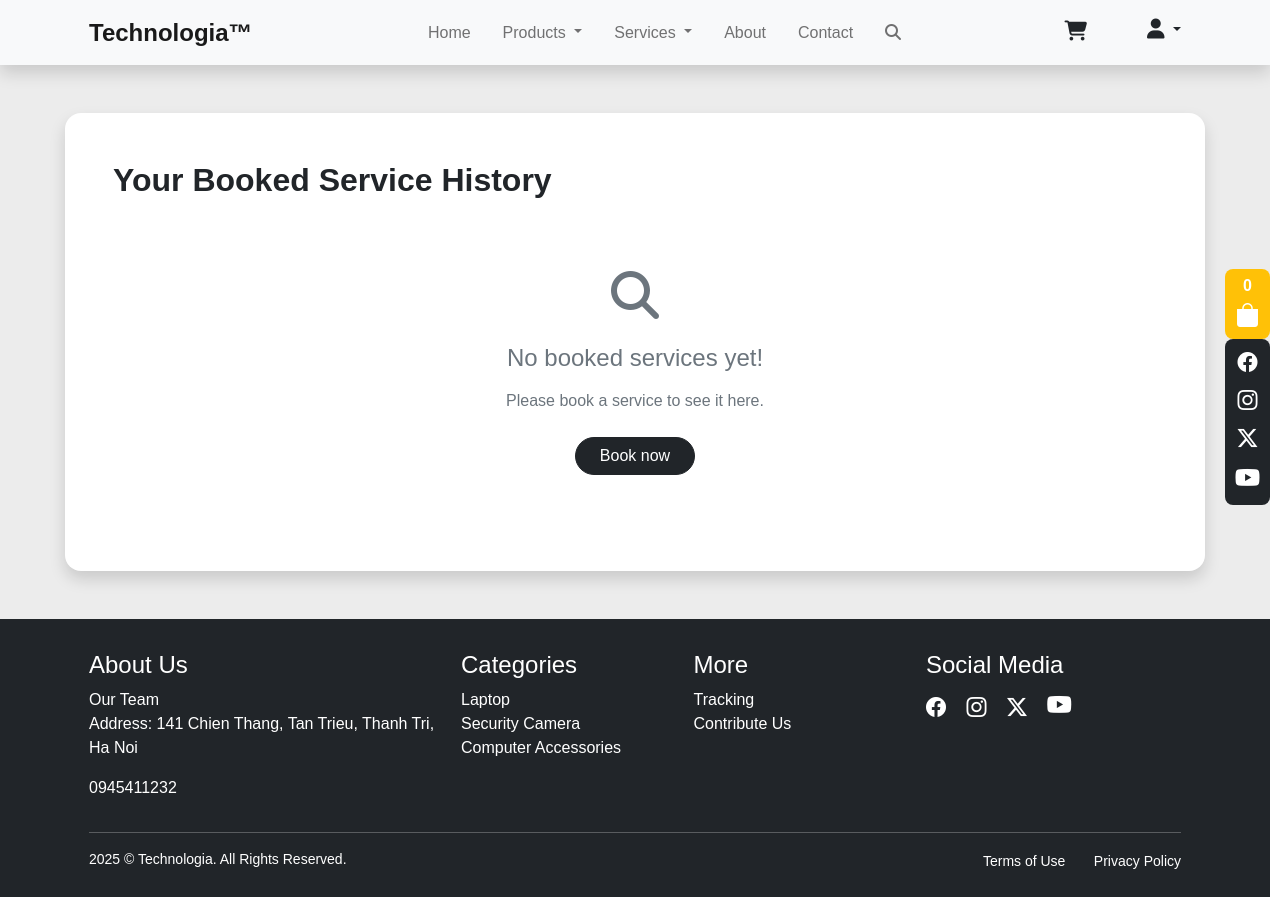
Page /index.php?act=book-result (signed in) on the earlier database version.
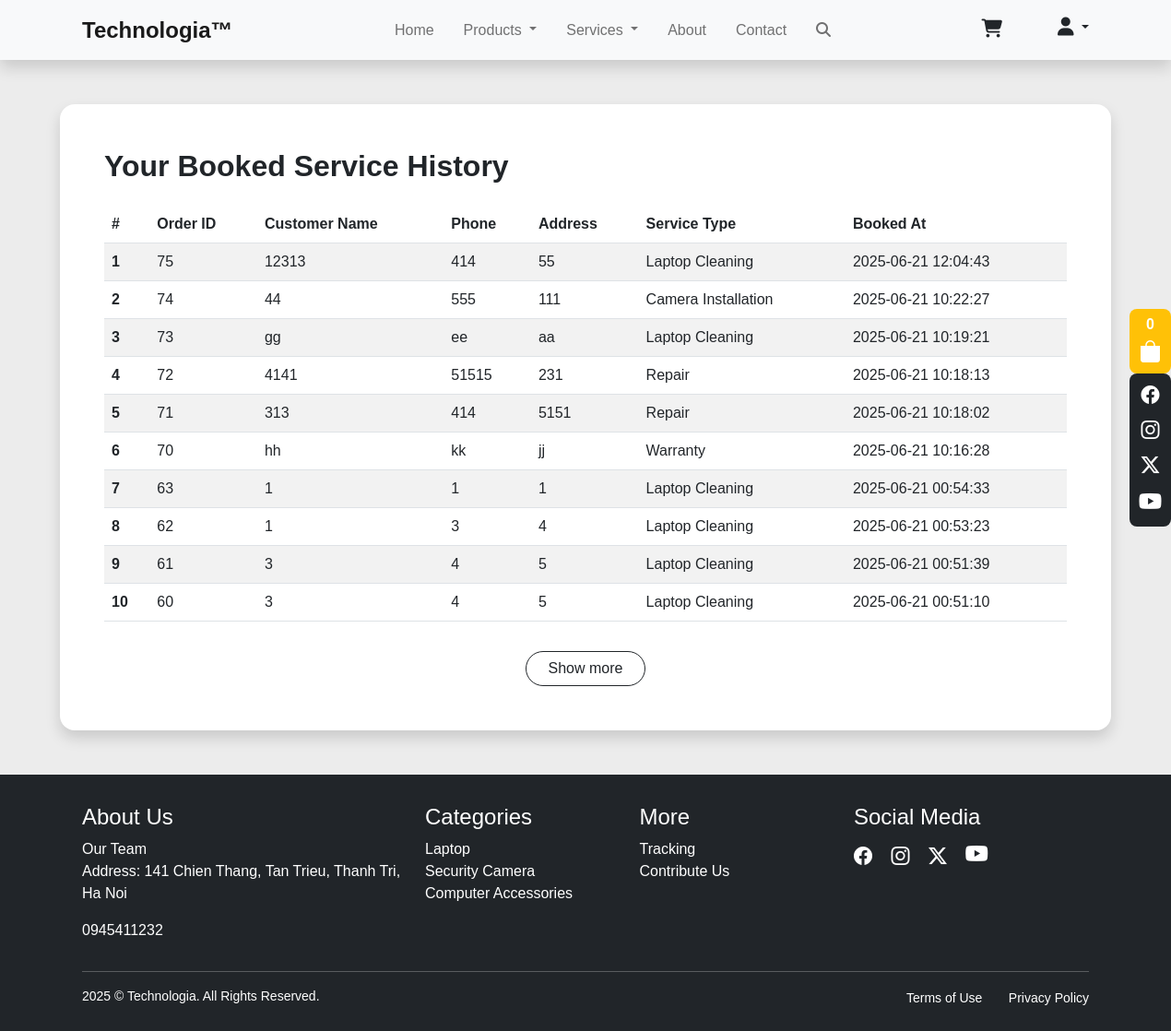
Same page on the later database version.
### tables this page shows
CREATE TABLE `services` (
  `id` int(11) NOT NULL,
  `user_id` int(11) NOT NULL,
  `name` varchar(255) NOT NULL,
  `phone` varchar(20) NOT NULL,
  `address` varchar(255) NOT NULL,
  `service_type` varchar(255) DEFAULT NULL,
  `created_at` datetime DEFAULT current_timestamp()
);

### module/services/book-result.php (the view, shortened to what this page needs)
<?php
$booked_services = [];
$status_message = '';
$no_service_message = '';
if (!isset($_SESSION['username'])) {
    $no_service_message = '<div class="text-center py-5">
        <div class="mb-4"><i class="fas fa-user fa-3x text-muted"></i></div>
        <h4 class="text-muted mb-3">You are not logged in</h4>
        <p class="text-muted mb-4">Please login to view your booked services.</p>
        <button class="btn btn-dark rounded-4" onclick="location.href=\'Login.php\'">Login Now</button>
    </div>';
} else {
    $username = $_SESSION['username'];
    $user_id = 0;
    $stmt_user = $conn->prepare("SELECT id FROM site_user WHERE username = ?");
    if ($stmt_user) {
        $stmt_user->bind_param("s", $username);
        $stmt_user->execute();
        $result_user = $stmt_user->get_result();
        if ($result_user->num_rows > 0) {
            $user_data = $result_user->fetch_assoc();
            $user_id = $user_data['id'];
        } else {
            $status_message = "Error: User data not found. Please log in again.";
        }
    } else {
        $status_message = "Database query error (user data): " . $conn->error;
    }
    $limit = 10;
    $offset = isset($_GET['offset']) ? intval($_GET['offset']) : 0;
    if ($user_id > 0) {
        $stmt_services = $conn->prepare("SELECT id, name, phone, address, service_type, created_at FROM services WHERE user_id = ? ORDER BY created_at DESC LIMIT ? OFFSET ?");
        if ($stmt_services) {
            $stmt_services->bind_param("iii", $user_id, $limit, $offset);
            $stmt_services->execute();
            $result_services = $stmt_services->get_result();
            if ($result_services->num_rows > 0) {
                while ($row = $result_services->fetch_assoc()) {
                    $booked_services[] = $row;
                }
            } else {
                $no_service_message = '<div class="text-center py-5" data-empty="true">
                    <div class="mb-4"><i class="fas fa-search fa-3x text-muted"></i></div>
                    <h4 class="text-muted mb-3">No booked services yet!</h4>
                    <p class="text-muted mb-4">Please book a service to see it here.</p>
                    <a href="#" onclick="location.href=\'index.php?act=book-services\'; return false;" class="btn btn-dark rounded-pill px-4">Book now</a>
                </div>';
            }
        } else {
            $status_message = "Database query error (services): " . $conn->error;
        }
    } else if (empty($status_message)) {
        $status_message = "Could not retrieve your user ID. Please try logging in again.";
    }
}
?>
<div class="container bg-white px-5 py-5 mt-5 mb-5 rounded-4 shadow">
    <h2 class="mb-4 fw-bold text-start">Your Booked Service History</h2>
    <?php if (!empty($no_service_message)): ?>
        <?= $no_service_message ?>
    <?php endif; ?>
    <?php if (!empty($booked_services)): ?>
        <div class="table-responsive">
            <table class="table table-hover table-striped align-middle">
                <thead>
                    <tr>
                        <th scope="col">#</th>
                        <th scope="col">Order ID</th>
                        <th scope="col">Customer Name</th>
                        <th scope="col">Phone</th>
                        <th scope="col">Address</th>
                        <th scope="col">Service Type</th>
                        <th scope="col">Booked At</th>
                    </tr>
                </thead>
                <tbody id="service-list">
                    <?php $counter = $offset + 1; ?>
                    <?php foreach ($booked_services as $service): ?>
                        <tr>
                            <th scope="row"><?= $counter++ ?></th>
                            <td><?= htmlspecialchars($service['id']) ?></td>
                            <td><?= htmlspecialchars($service['name']) ?></td>
                            <td><?= htmlspecialchars($service['phone']) ?></td>
                            <td><?= htmlspecialchars($service['address']) ?></td>
                            <td><?= htmlspecialchars($service['service_type']) ?></td>
                            <td><?= date('Y-m-d H:i:s', strtotime($service['created_at'])) ?></td>
                        </tr>
                    <?php endforeach; ?>
                </tbody>
            </table>
        </div>
        <?php if (count($booked_services) === $limit): ?>
            <div class="text-center mt-3">
                <button id="loadMoreBtn" class="btn btn-outline-dark rounded-pill px-4">Show more</button>
            </div>
        <?php endif; ?>
    <?php endif; ?>
</div>

### index.php (shortened to what this page needs)
<!DOCTYPE html>
<html lang="en">
<head>
  <link rel="stylesheet" href="https://cdnjs.cloudflare.com/ajax/libs/font-awesome/6.7.2/css/all.min.css"
 />
  <link rel="stylesheet" href="https://cdn.jsdelivr.net/npm/bootstrap-icons@1.13.1/font/bootstrap-icons.min.css" />
  <link rel="stylesheet" href="asset/bootstrap/css/bootstrap.min.css" />
  <link rel="stylesheet" href="asset/style1.css" />
</head>
<body>
  <?php
  require 'db/connect.php';
  include 'components/navbar.php'
    ?>
  <main id="main-content" class="flex-fill">
    <?php
    $act = $_GET['act'] ?? '';
    switch ($act) {
      case 'book-result':
        include 'module/services/book-result.php';
        break;
    }
    ?>
  </main>
  <div class="cart-social-fixed">
    <div class="cart-icon bg-warning text-white d-flex flex-column align-items-center justify-content-center rounded-3">
      <span id="cart-count" class="fw-bold">
        <?php
        $totalItems = 0;
        echo $totalItems;
        ?>
      </span>
      <?php if (isset($_SESSION['username'])): ?>
        <a href="#" style="text-decoration: none; color:white;"
          onclick="loadPage('module/cart/cart.php', this, 'cart'); return false;">
          <i class="bi bi-bag-fill fs-4"></i>
        </a>
      <?php else: ?>
        <a href="Login.php" style="text-decoration: none; color:white;">
          <i class="bi bi-bag-fill fs-4"></i>
        </a>
      <?php endif; ?>
    </div>
    <div class="social-icons bg-dark d-flex flex-column text-white p-2 gap-2 rounded-3">
      <a href="https://www.facebook.com/" target="_blank"><i
          class="bi bi-facebook text-decoration-none text-white fs-5"></i></a>
      <a href="https://www.instagram.com/" target="_blank"><i
          class="bi bi-instagram text-decoration-none text-white fs-5"></i></a>
      <a href="https://x.com/" target="_blank"><i class="bi bi-twitter-x text-decoration-none text-white fs-5"></i></a>
      <a href="https://www.youtube.com/" target="_blank"><i
          class="bi bi-youtube text-decoration-none text-white fs-4"></i></a>
    </div>
  </div>
  <footer class="bg-dark text-white py-4">
    <div class="container px-4">
      <div class="row">
        <div class="col-6 col-lg-4">
          <h4 class="pt-2">About Us</h4>
          <ul class="list-unstyled">
            <li>
              <a href="#" class="text-decoration-none text-white"
                onclick="loadPage('module/about-us/about-us.php',this,'about'); return false;">Our Team</a>
            </li>
            <li>
              <p>Address: 141 Chien Thang, Tan Trieu, Thanh Tri, Ha Noi</p>
            </li>
            <li>
              <p>0945411232</p>
            </li>
          </ul>
        </div>
        <div class="col">
          <h4 class="pt-2">Categories</h4>
          <ul class="list-unstyled">
            <li>
              <a href="#" class="text-decoration-none text-white"
                 onclick="loadPage('module/product/product.php?category=laptop', this, 'products'); return false;">Laptop</a>
            </li>
            <li>
              <a href="#" class="text-decoration-none text-white"
                 onclick="loadPage('module/product/product.php?category=camera', this, 'products'); return false;">Security Camera</a>
            </li>
            <li>
              <a href="#" class="text-decoration-none text-white"
                 onclick="loadPage('module/product/product.php?category=accessories', this, 'products'); return false;">Computer Accessories</a>
            </li>
          </ul>
        </div>
        <div class="col">
          <h4 class="pt-2">More</h4>
          <ul class="list-unstyled">
            <li>
              <a href="#" class="text-decoration-none text-white"
                 onclick="loadPage('module/user-order/user-order.php', this, 'order'); return false;">Tracking</a>
            </li>
            <li>
              <a href="#" class="text-decoration-none text-white"
                 onclick="loadPage('module/contact/contact.php', this, 'contact'); return false;">Contribute Us</a>
            </li>
          </ul>
        </div>
        <div class="col-6 col-lg-3">
          <h4 class="pt-2">Social Media</h4>
          <div>
            <a href="https://www.facebook.com/" target="_blank"><i
                class="bi bi-facebook me-3 text-decoration-none text-white fs-5"></i></a>
            <a href="https://www.instagram.com/" target="_blank"><i
                class="bi bi-instagram me-3 text-decoration-none text-white fs-5"></i></a>
            <a href="https://x.com/" target="_blank"><i
                class="bi bi-twitter-x me-3 text-decoration-none text-white fs-5"></i></a>
            <a href="https://www.youtube.com/" target="_blank"><i
                class="bi bi-youtube me-3 text-decoration-none text-white fs-4"></i></a>
          </div>
        </div>
      </div>
      <hr />
      <div class="d-flex justify-content-between">
        <small>2025 © Technologia. All Rights Reserved.</small>
        <div>
          <a href="#" class="text-decoration-none text-white me-4"><small>Terms of Use</small></a>
          <a href="#" class="text-decoration-none text-white"><small>Privacy Policy</small></a>
        </div>
      </div>
    </div>
  </footer>
</body>
</html>

### components/navbar.php (shortened to what this page needs)
<?php
$username = $_SESSION['username'] ?? '';
$unread_count = 0;
if ($username) {
  $stmt = $conn->prepare("SELECT COUNT(*) FROM notifications n
                            JOIN site_user u ON n.user_id = u.id
                            WHERE u.username = ? AND n.is_read = 0");
  $stmt->bind_param("s", $username);
  $stmt->execute();
  $stmt->bind_result($unread_count);
}
?>
<nav class="navbar navbar-expand-lg navbar-light bg-light sticky-top shadow" style="height: 65px">
  <div class="container">
    <a class="navbar-brand fs-4" href="#"
      onclick="loadPage('module/main-content/main-content.php',this,'home'); return false;">Technologia™</a>
    <div class="sidebar offcanvas offcanvas-end" tabindex="-1" id="offcanvasNavbar"
      aria-labelledby="offcanvasNavbarLabel">
      <div class="offcanvas-body flex-lg-row d-flex flex-column">
        <ul class="navbar-nav justify-content-center flex-grow-1 pe-3">
          <li class="nav-item mx-2">
            <a class="nav-link" href="#"
              onclick="loadPage('module/main-content/main-content.php',this,'home'); return false;">Home</a>
          </li>
          <li class="nav-item dropdown mx-2">
            <a class="nav-link dropdown-toggle" href="#" role="button" data-bs-toggle="dropdown" aria-expanded="false"
              onclick="loadPage('module/product/product.php',this,'products'); return false;">
              Products
            </a>
          </li>
          <li class="nav-item dropdown mx-2">
            <a class="nav-link dropdown-toggle" href="#" role="button" data-bs-toggle="dropdown" aria-expanded="false"
              onclick="loadPage('module/services/services.php', this, 'services')">
              Services
            </a>
          </li>
          <li class="nav-item mx-2">
            <a class="nav-link" href="#"
              onclick="loadPage('module/about-us/about-us.php', this, 'about'); return false;">About</a>
          </li>
          <li class="nav-item mx-2">
            <a class="nav-link" href="#Contact"
              onclick="loadPage('module/contact/contact.php',this, 'contact'); return false;">Contact</a>
          </li>
          <li class="nav-item dropdown mx-2">
            <a class="nav-link px-2 search-container">
              <i class="fas fa-search rounded-3" onclick="toggleSearch(); return false;">
              </i>
            </a>
          </li>
        </ul>
        <div class="d-flex justify-content-center align-content-center gap-3">
          <?php if (!isset($_SESSION['username'])): ?>
            <button type="button" class="btn border-0 position-relative mt-1" onclick="location.href='login.php'">
              <i class="fa-solid fa-cart-shopping fs-5"></i>
            </button>
            <a href="./Login.php" class="btn btn-dark rounded-5">Sign in</a>
            <a href="./Registration.php" class="btn btn-dark rounded-5">Sign up</a>
          <?php else: ?>
            <div class="d-flex justify-content-center align-content-center gap-5">
              <button type="button" class="btn border-0 position-relative nav-link"
                onclick="loadPage('module/cart/cart.php', this, 'cart')">
                <i class="fa-solid fa-cart-shopping fs-5"></i>
              </button>
              <div class="dropdown">
                <button class="btn border-0 position-relative dropdown-toggle" type="button" data-bs-toggle="dropdown"
                  aria-expanded="false">
                  <i class="fa-solid fa-user fs-5"></i>
                </button>
              </div>
            </div>
          <?php endif; ?>
        </div>
      </div>
    </div>
  </div>
</nav>

### asset/style1.css (style rules this page uses)
html, body { font-family: "poppins", sans-serif; background: #ececec; height: 100%; margin: 0; display: flex; flex-direction: column; }
main { flex: 1; }
a { text-decoration: none; color: black; }
.navbar a { text-decoration: none; padding: 8px 12px; transition: all 0.2s ease; }
.navbar-brand { font-weight: 550; }
.cart-social-fixed { position: fixed; top: 30%; right: 0; z-index: 1000; }
.cart-icon { width: 45px; height: 70px; }
.social-icons { width: 45px; height: auto; text-align: center; }
.search-container { position: relative; display: inline-block; }

Differences in the rows shown:
added services: id "75", name "12313", phone "414", address "55", service_type "Laptop Cleaning", created_at "2025-06-21 12:04:43"
added services: id "74", name "44", phone "555", address "111", service_type "Camera Installation", created_at "2025-06-21 10:22:27"
added services: id "73", name "gg", phone "ee", address "aa", service_type "Laptop Cleaning", created_at "2025-06-21 10:19:21"
added services: id "72", name "4141", phone "51515", address "231", service_type "Repair", created_at "2025-06-21 10:18:13"
added services: id "71", name "313", phone "414", address "5151", service_type "Repair", created_at "2025-06-21 10:18:02"
added services: id "70", name "hh", phone "kk", address "jj", service_type "Warranty", created_at "2025-06-21 10:16:28"
added services: id "63", name "1", phone "1", address "1", service_type "Laptop Cleaning", created_at "2025-06-21 00:54:33"
added services: id "62", name "1", phone "3", address "4", service_type "Laptop Cleaning", created_at "2025-06-21 00:53:23"
added services: id "61", name "3", phone "4", address "5", service_type "Laptop Cleaning", created_at "2025-06-21 00:51:39"
added services: id "60", name "3", phone "4", address "5", service_type "Laptop Cleaning", created_at "2025-06-21 00:51:10"
Other differences:
text no longer shown: "No booked services yet! Please book a service to see it here. Book now"
text now shown: "# Order ID Customer Name Phone Address Service Type Booked At Show more"
